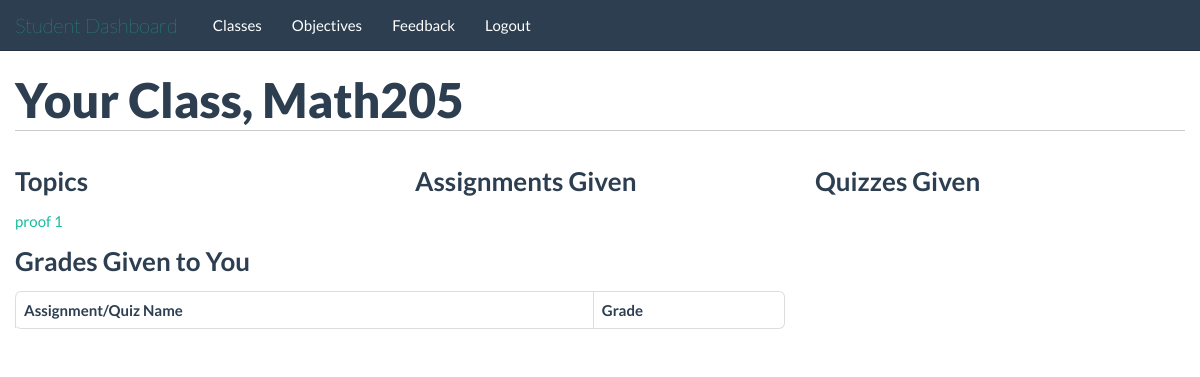
Page /students/class/3/ (signed in) on the earlier database version.
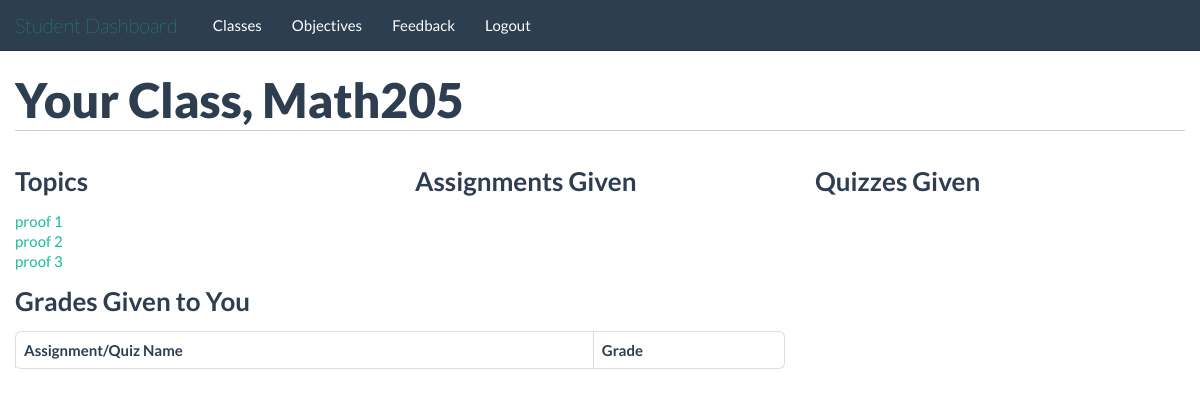
Same page on the later database version.
### tables this page shows
CREATE TABLE topics(
id INTEGER PRIMARY KEY,
class_id INTEGER,
name TEXT,
FOREIGN KEY(class_id) REFERENCES classes(id)
);

### application/students.py (the view)
@app.route('/students/class/<class_id>/')
@validate_student
def student_class_page(class_id):
	class_name = query_db("SELECT name FROM classes WHERE id=?;", [class_id], one=True)
	return render_template('/students/class_page.html', class_name=str(class_name[0]), topics=get_class_topic(class_id), assignments=get_class_assign(class_id), quizzes=get_class_quiz(class_id), grades=get_student_grade(class_id))

### application/db_connect.py (called while the page is built)
def get_db():
    db = getattr(g, '_database', None)
    if db is None:
        db = g._database = sqlite3.connect(DATABASE)
    return db

@app.teardown_appcontext
def close_connection(exception):
    db = getattr(g, '_database', None)
    if db is not None:
        db.close()

def query_db(query, args=(), one=False):
    cur = get_db().execute(query, args)
    returnval = cur.fetchall()
    cur.close()
    return (returnval[0] if returnval else None) if one else returnval

def validate_student(func):
	@wraps(func)
	def f(*args, **kwds):
		if not 'isTeacher' in session:
			return redirect("/")
		if session['isTeacher'] == 1:
			return redirect("/teachers/")
		return func(*args, **kwds)
	return f

def get_class_topic(class_id):
	topic_data = query_db("select id, name from topics where class_id=?", [class_id])
	topics = []
	for topic in topic_data:
		topic_dict_class = {}
		topic_dict_class['id'] = topic[0]
		topic_dict_class['name'] = topic[1]
		topics.append(topic_dict_class)
	return topics

### application/templates/students/class_page.html (shortened to what this page needs)
{% extends "/students/base_template.html" %}
	{% block body %}
		<div class="container">
			<div class="row">
				<div class="span12">
					<h1>Your Class, {{class_name}}</h1>
				</div>
			</div>
			<div class="row">
				<div class="span4">
					<h2>Topics</h2>
					<ul>
						{% for topic in topics %}
							<li><a href="/students/topics/{{topic.id}}/">{{topic.name}}</a></li>
						{% endfor %}
					</ul>
				</div>
				<div class="span4">
					<h2>Assignments Given</h2>
				</div>
				<div class="span4">
					<h2>Quizzes Given</h2>
				</div>
			</div>
			<div class="row">
				<div class="span8">
					<h2>Grades Given to You</h2>
					<table class="table table-striped table-hover table-bordered">
						<thead>
							<tr>
								<th>Assignment/Quiz Name</th>
								<th>Grade</th>
							</tr>
						</thead>
					</table>
				</div>
			</div>
		</div>
	{% endblock %}

Differences in the rows shown:
added topics: name "proof 2"
added topics: name "proof 3"
